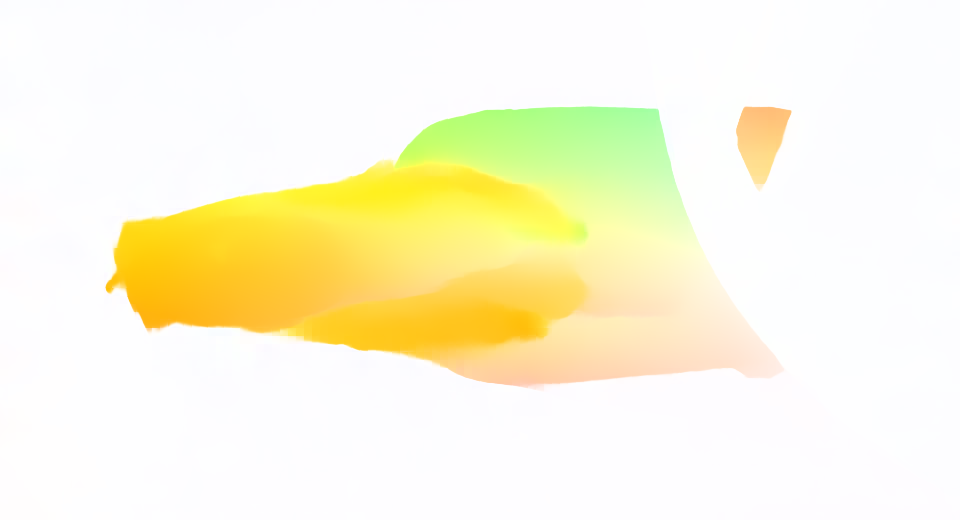
#> input picture RAFT/output/flow_img_0.png, 960 x 520 px
$ python main.py
#> lines starting #> are read from the running program, lines starting #| are printed output that depends on the picture
import cv2

img_path = "output/flow_img_0.png"
img = cv2.cvtColor(cv2.imread(img_path), cv2.COLOR_RGB2GRAY)
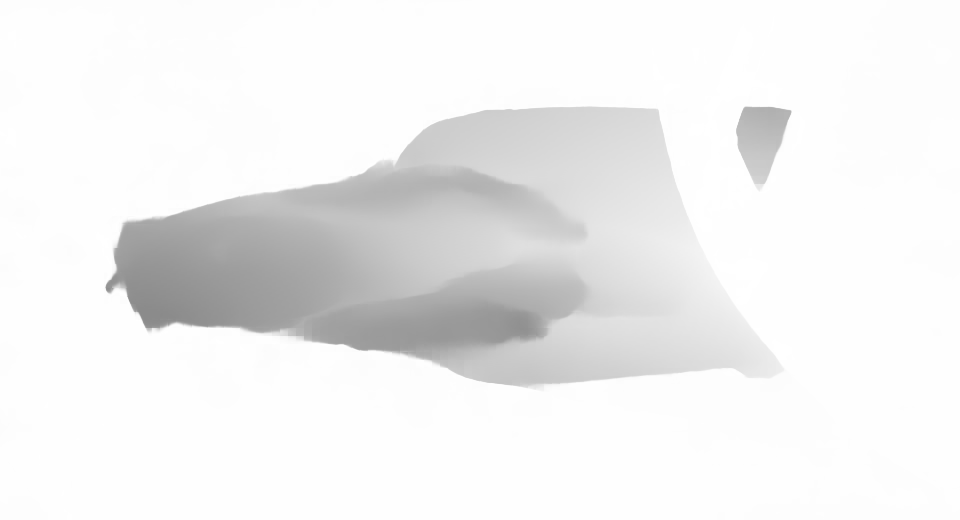
#> img: shape (520, 960); min 138, max 255, mean 239.4
cv2.imshow("image", img)
cv2.waitKey(0)
